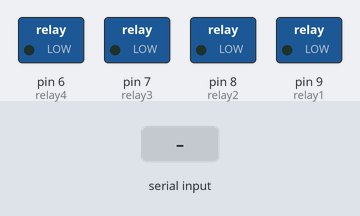
Recording of a sketch running on a simulated Arduino Uno, built with avr-gcc and run on an emulated ATmega328P. Shown: switched loads named in the sketch (green lamp = pin HIGH). The inputs (shaded band) are chosen by the test bench. What the sketch prints to the serial monitor is not drawn.

Above: at 1.2 s.
1.3 s: "A" received over Serial
At 2.0 s:
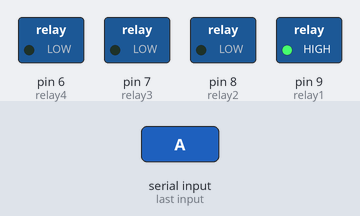
2.8 s: "a" received over Serial
4.3 s: "B" received over Serial
Timing chart, 0 to 7.3 s (numbered marks = the images above; inputs shaded):
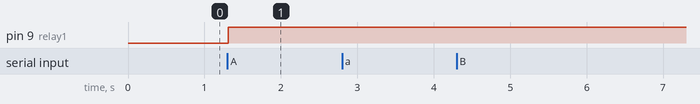

The sketch:

HA_relay.ino
```cpp
String inputs;
#define relay1 9
#define relay2 8
#define relay3 7
#define relay4 6
void setup()
{
  Serial.begin(9600);
  pinMode(relay1, OUTPUT);
  pinMode(relay2, OUTPUT);
  pinMode(relay3, OUTPUT);
  pinMode(relay4, OUTPUT);
  digitalWrite(relay1, LOW);
  digitalWrite(relay2, LOW);
  digitalWrite(relay3, LOW);
  digitalWrite(relay4, LOW);
}
void loop()
{
  while(Serial.available())
  {
    delay(10);
    char c = Serial.read();
    if (c == '#')
    {
      break;
    }
    inputs += c;
  }
  if (inputs.length()>0)
  {
    Serial.println(inputs);
    if(inputs == "A")
    {
      digitalWrite(relay1, LOW);
    }
    else if(inputs == "a")
    {
      digitalWrite(relay1, HIGH);
    }
    else if(inputs == "B")
    {
      digitalWrite(relay2, LOW);
    }
    else if(inputs == "b")
    {
      digitalWrite(relay2, HIGH);
    }
    else if(inputs == "C")
    {
      digitalWrite(relay3, LOW);
    }
    else if(inputs == "c")
    {
      digitalWrite(relay3, HIGH);
    }
    else if(inputs == "D")
    {
      digitalWrite(relay4, LOW);
    }
    else if(inputs=="d")
    {
      digitalWrite(relay4, HIGH);
    }
    inputs="a";
  }
}
```

Measured:
- after the input at 1.3 s, pin 9 (relay1): LOW → HIGH at once
